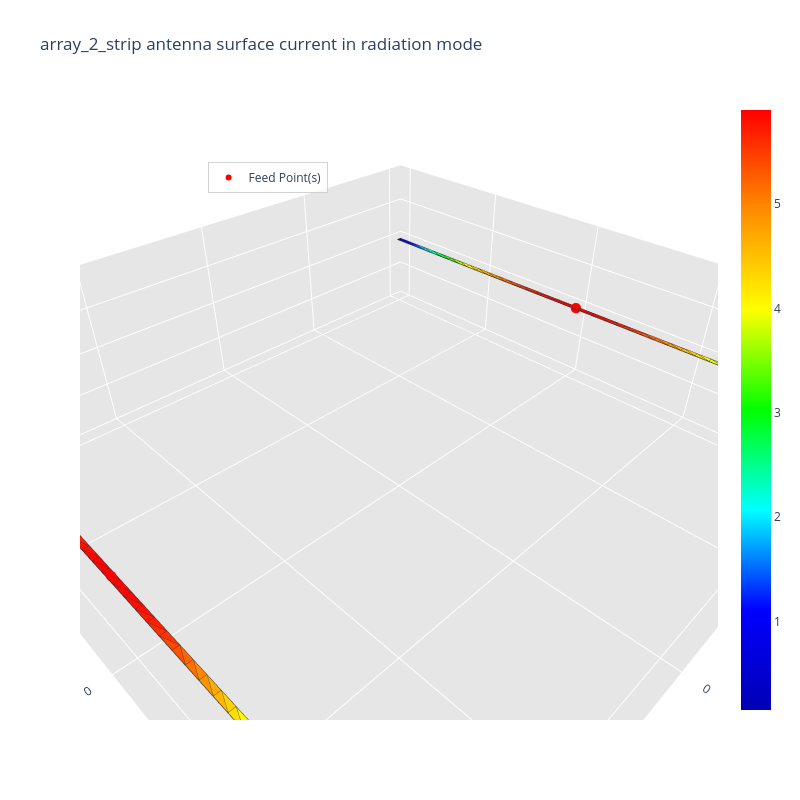

The notebook cell saved with this chart:
### Code cell
matrice_z, voltage, current, surface_current_density = radiation_algorithm(path.mat, frequency, feed_point, voltage_amplitude=[1, -1], excitation_unit_vector='y', gap_width=1.1*initial_mesh_size)

### Figure 1 — Plotly figure (JSON) as saved in the notebook; plotly's stock layout.template omitted (floating-point values rounded to 4 significant figures; data arrays with more than 128 entries replaced by an {"elided": "..."} marker saying what was removed)
{"data": [{"facecolor": {"elided": "148 str values"}, "i": {"elided": "148 int values"}, "j": {"elided": "148 int values"}, "k": {"elided": "148 int values"}, "name": "", "type": "mesh3d", "x": {"elided": "152 float values"}, "y": {"elided": "152 float values"}, "z": {"elided": "152 float values"}}, {"line": {"color": "rgb(50, 50, 50)", "width": 1.5}, "mode": "lines", "showlegend": false, "type": "scatter3d", "x": {"elided": "740 float values"}, "y": {"elided": "740 float values"}, "z": {"elided": "740 int values"}}, {"hoverinfo": "none", "marker": {"color": [0.1536, 5.899], "colorscale": [[0, "rgb(0, 0, 180)"], [0.1667, "rgb(0, 0, 255)"], [0.3333, "rgb(0, 255, 255)"], [0.5, "rgb(0, 255, 0)"], [0.6667, "rgb(255, 255, 0)"], [0.8333, "rgb(255, 140, 0)"], [1, "rgb(255, 0, 0)"]], "showscale": true, "size": 0.1}, "mode": "markers", "showlegend": false, "type": "scatter3d", "x": [-1.01], "y": [-1.0], "z": [0.0]}, {"marker": {"color": "red", "size": 6, "symbol": "circle"}, "mode": "markers+text", "name": "Feed Point(s)", "type": "scatter3d", "x": [-1, 1], "y": [0, 0], "z": [0, 0]}], "layout": {"height": 800, "legend": {"bgcolor": "rgba(255,255,255,0.7)", "bordercolor": "lightgray", "borderwidth": 1, "x": 0.2, "xanchor": "left", "y": 0.9, "yanchor": "top"}, "scene": {"aspectratio": {"x": 1, "y": 0.9901, "z": 0.3}, "camera": {"eye": {"x": 0.65, "y": 0.65, "z": 0.65}}, "xaxis": {"backgroundcolor": "rgb(230, 230, 230)", "gridcolor": "rgb(255, 255, 255)", "showbackground": true, "zerolinecolor": "rgb(255, 255, 255)"}, "yaxis": {"backgroundcolor": "rgb(230, 230, 230)", "gridcolor": "rgb(255, 255, 255)", "showbackground": true, "zerolinecolor": "rgb(255, 255, 255)"}, "zaxis": {"backgroundcolor": "rgb(230, 230, 230)", "gridcolor": "rgb(255, 255, 255)", "showbackground": true, "zerolinecolor": "rgb(255, 255, 255)"}}, "title": {"text": "array_2_strip antenna surface current in radiation mode"}, "width": 800}}
